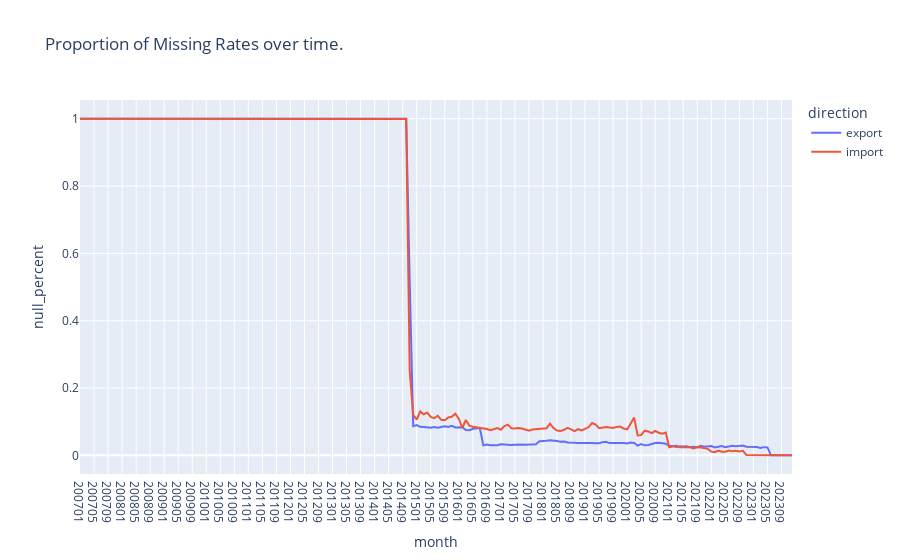

This figure's notebook cell:
### Markdown cell above
#### Inspect

### Code cell
nulls_over_time_plotly(
    data_lf=main_lf,
    group_var='direction',
    time_var='month',
    value_var='rate_20',
    title='Proportion of Missing Rates over time.')

### Figure 1 — Plotly figure (JSON) as saved in the notebook; plotly's stock layout.template omitted (floating-point values rounded to 4 significant figures; data arrays with more than 128 entries replaced by an {"elided": "..."} marker saying what was removed)
{"data": [{"hovertemplate": "direction=export<br>month=%{x}<br>null_percent=%{y}<extra></extra>", "legendgroup": "export", "line": {"color": "#636efa", "dash": "solid"}, "marker": {"symbol": "circle"}, "mode": "lines", "name": "export", "orientation": "v", "showlegend": true, "type": "scatter", "x": {"elided": "204 str values"}, "xaxis": "x", "y": {"elided": "204 float values"}, "yaxis": "y"}, {"hovertemplate": "direction=import<br>month=%{x}<br>null_percent=%{y}<extra></extra>", "legendgroup": "import", "line": {"color": "#EF553B", "dash": "solid"}, "marker": {"symbol": "circle"}, "mode": "lines", "name": "import", "orientation": "v", "showlegend": true, "type": "scatter", "x": {"elided": "204 str values"}, "xaxis": "x", "y": {"elided": "204 float values"}, "yaxis": "y"}], "layout": {"legend": {"title": {"text": "direction"}, "tracegroupgap": 0}, "title": {"text": "Proportion of Missing Rates over time."}, "xaxis": {"anchor": "y", "domain": [0, 1], "title": {"text": "month"}}, "yaxis": {"anchor": "x", "domain": [0, 1], "title": {"text": "null_percent"}}}}
